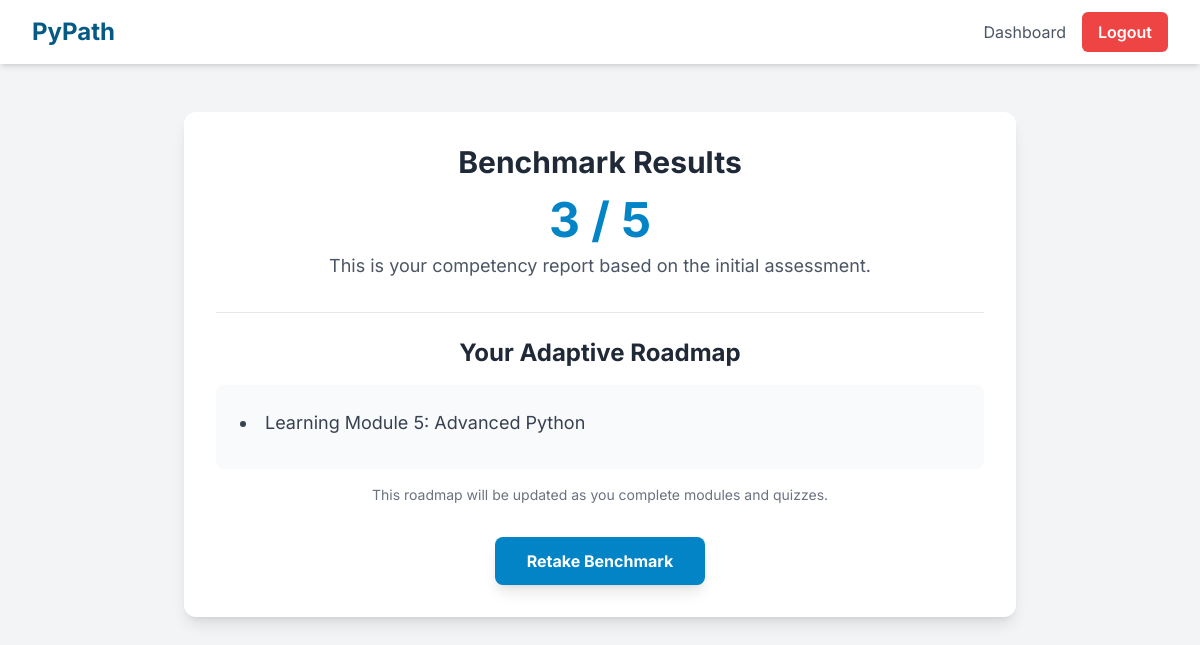
Before: /results (signed in) with the older database file.
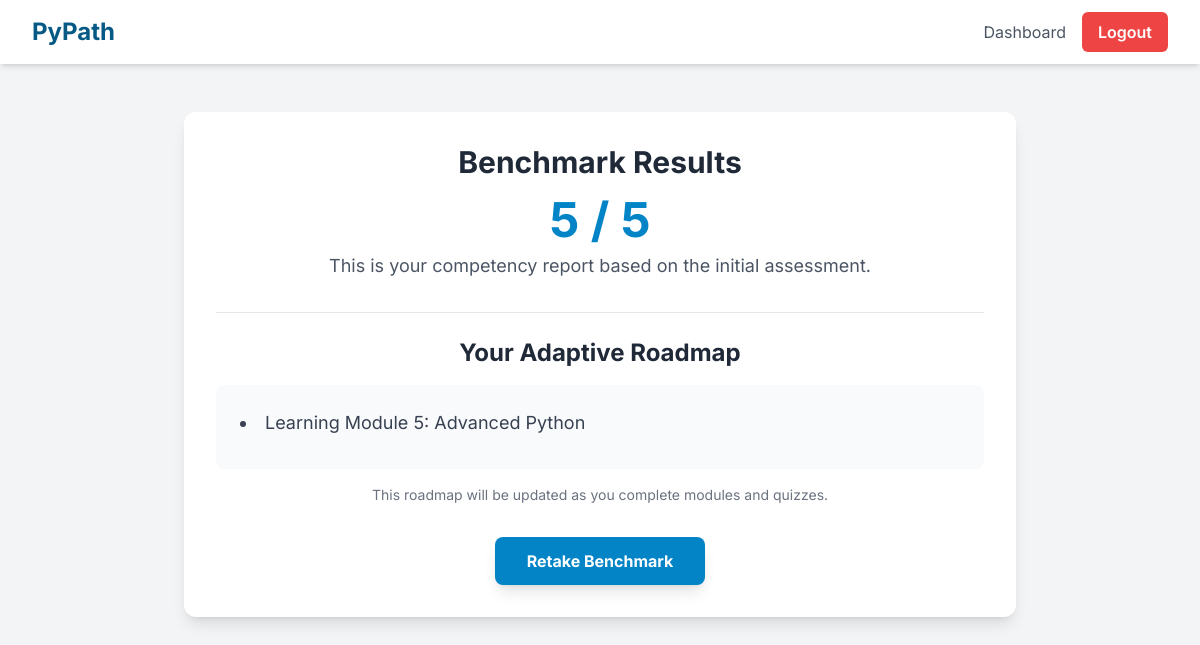
After: the same page with the newer database file.
### tables this page shows
CREATE TABLE results (
    id INTEGER PRIMARY KEY AUTOINCREMENT,
    user_id INTEGER NOT NULL,
    score INTEGER NOT NULL,
    timestamp DATETIME DEFAULT CURRENT_TIMESTAMP,
    FOREIGN KEY (user_id) REFERENCES users (id)
);

### app.py (the view)
@app.route('/results')
def results():
    if 'user_id' not in session:
        return redirect(url_for('login'))
    conn = get_db_connection()
    result = conn.execute('SELECT * FROM results WHERE user_id = ? ORDER BY timestamp DESC LIMIT 1',
                          (session['user_id'],)).fetchone()
    total_questions = conn.execute('SELECT COUNT(*) FROM questions').fetchone()[0]
    conn.close()
    if not result:
        flash('You have not taken any quizzes yet.', 'info')
        return redirect(url_for('dashboard'))
    learning_modules = []
    if result['score'] / total_questions < 0.5:
        learning_modules.append("Learning Module 1: Python Basics")
    else:
        learning_modules.append("Learning Module 5: Advanced Python")
    return render_template('results.html', result=result, total_questions=total_questions, learning_modules=learning_modules)

### app.py (called while the page is built)
def get_db_connection():
    conn = sqlite3.connect('pypath.db', check_same_thread=False)
    conn.row_factory = sqlite3.Row
    return conn

### templates/results.html (shortened to what this page needs)
<!DOCTYPE html>
<html lang="en">
<head>
    <script src="https://cdn.tailwindcss.com"></script>
</head>
<body class="bg-gray-100">
    <nav class="bg-white shadow-md">
        <div class="max-w-7xl mx-auto px-4 sm:px-6 lg:px-8">
            <div class="flex justify-between h-16">
                <div class="flex-shrink-0 flex items-center">
                    <h1 class="text-2xl font-bold text-sky-800">PyPath</h1>
                </div>
                <div class="flex items-center">
                     <a href="{{ url_for('dashboard') }}" class="text-gray-600 hover:text-sky-600 mr-4">Dashboard</a>
                    <a href="{{ url_for('logout') }}" class="bg-red-500 text-white font-semibold py-2 px-4 rounded-md hover:bg-red-600 transition">Logout</a>
                </div>
            </div>
        </div>
    </nav>
    <main class="max-w-4xl mx-auto py-12 px-4 sm:px-6 lg:px-8">
        <div class="bg-white p-8 rounded-xl shadow-lg text-center">
            <h2 class="text-3xl font-bold text-gray-800 mb-4">Benchmark Results</h2>
            <p class="text-5xl font-bold text-sky-600 mb-2">{{ result.score }} / {{ total_questions }}</p>
            <p class="text-lg text-gray-600 mb-8">This is your competency report based on the initial assessment.</p>
            <div class="border-t pt-6">
                <h3 class="text-2xl font-bold text-gray-800 mb-4">Your Adaptive Roadmap</h3>
                <ul class="text-left list-disc list-inside bg-gray-50 p-6 rounded-lg">
                    {% for module in learning_modules %}
                    <li class="text-gray-700 text-lg mb-2">{{ module }}</li>
                    {% endfor %}
                </ul>
                <p class="mt-4 text-sm text-gray-500">This roadmap will be updated as you complete modules and quizzes.</p>
            </div>
            <a href="{{ url_for('quiz') }}" class="mt-8 inline-block bg-sky-600 text-white font-bold py-3 px-8 rounded-lg shadow-lg hover:bg-sky-700 transition-transform transform hover:scale-105">Retake Benchmark</a>
        </div>
    </main>
</body>
</html>

Changed rows visible on the page:
no longer on this page (row unchanged): results: score "3"
added results: score "5"
